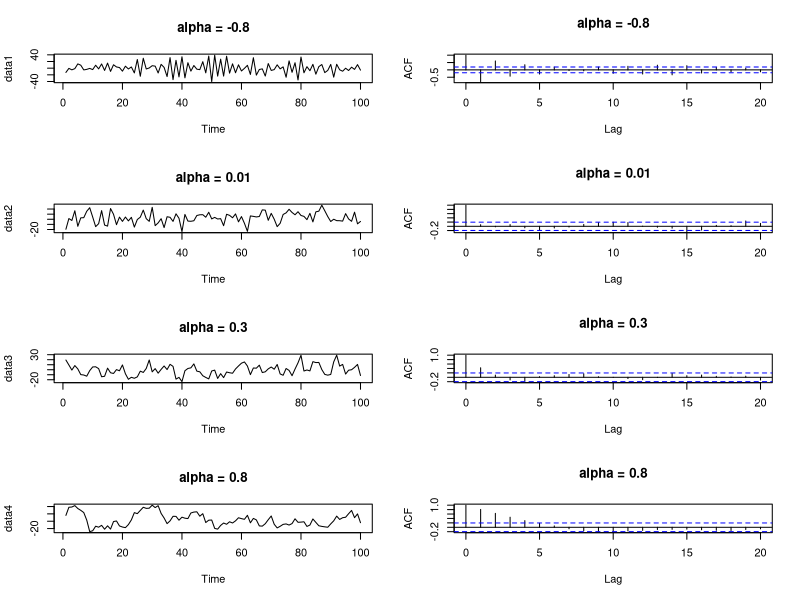
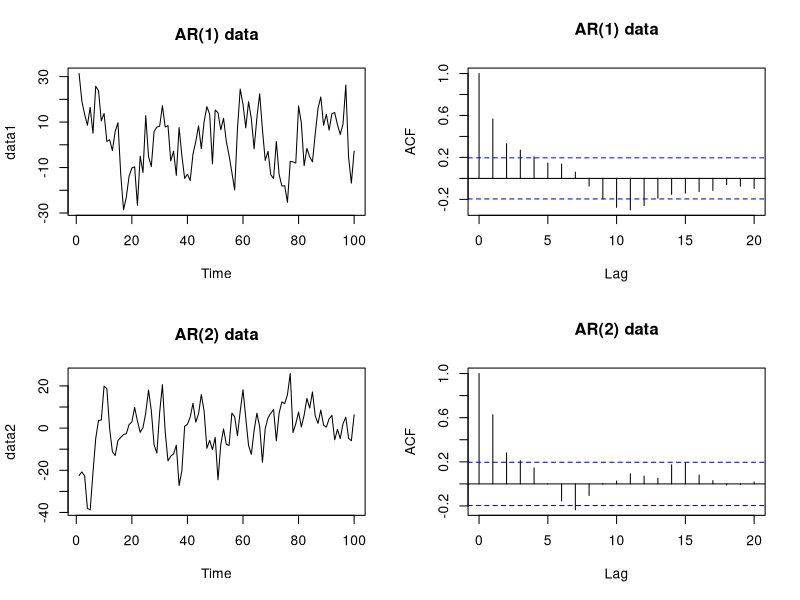
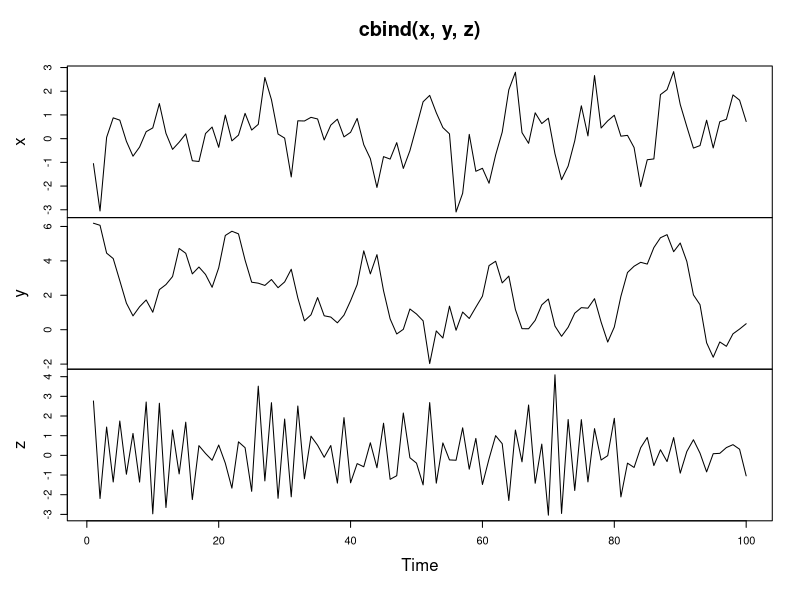
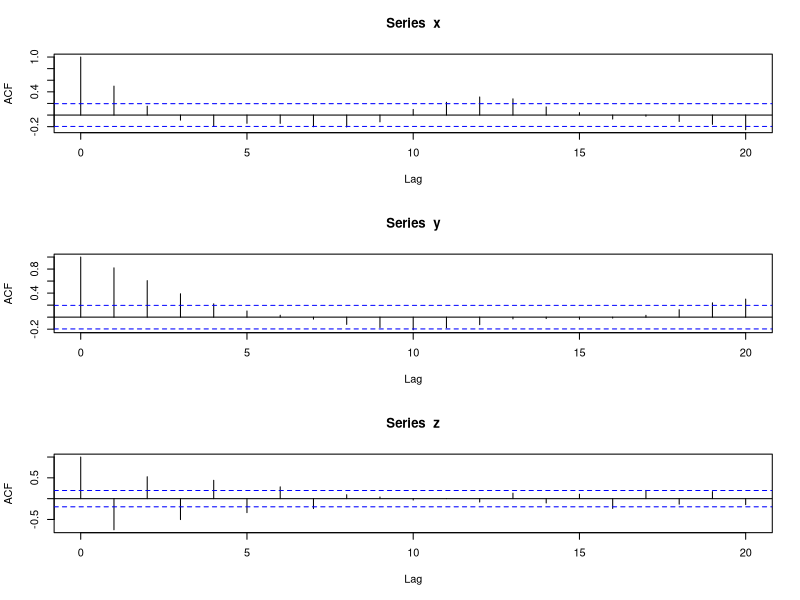

R code for these plots, in order:
## ---- chunk 1
knitr::opts_chunk$set(warning = FALSE, message = FALSE) 
## ---- chunk 2
# Simulate AR(1) data
n <- 100
sd <- 10
data1 <- arima.sim(model = list(ar = -0.8), n = n, sd = sd)
data2 <- arima.sim(model = list(ar = 0.01), n = n, sd = sd)
data3 <- arima.sim(model = list(ar = 0.4), n = n, sd = sd)
data4 <- arima.sim(model = list(ar = 0.8), n = n, sd = sd)

# Plot the data
par(mfrow = c(4, 2))
plot(data1, main = "alpha = -0.8")
acf(data1, main = "alpha = -0.8")
plot(data2, main = "alpha = 0.01")
acf(data2, main = "alpha = 0.01")
plot(data3, main = "alpha = 0.3")
acf(data3, main = "alpha = 0.3")
plot(data4, main = "alpha = 0.8")
acf(data4, main = "alpha = 0.8")
## ---- chunk 3
# Simulate AR(1) and AR(2) data
n <- 100
sd <- 10
data1 <- arima.sim(model = list(ar = 0.6), n = n, sd = sd)
data2 <- arima.sim(model = list(ar = c(0.75, -0.125)), n = n, sd = sd)

# Plot the correlogram and time plot
par(mfrow = c(2, 2))
plot(data1, main = "AR(1) data")
acf(data1, main = "AR(1) data")
plot(data2, main = "AR(2) data")
acf(data2, main = "AR(2) data")
## ---- chunk 4
x <- arima.sim(model = list(ar = 0.5), n = 100)

# Simulate an AR model with 0.9 slope
y <- arima.sim(model = list(ar = 0.9), n = 100)

# Simulate an AR model with -0.75 slope
z <- arima.sim(model = list(ar = -0.75), n = 100)

par(mfrow = c(3,1))

# Plot your simulated data
plot.ts(cbind(x, y, z))
acf(x)
acf(y)
acf(z)
